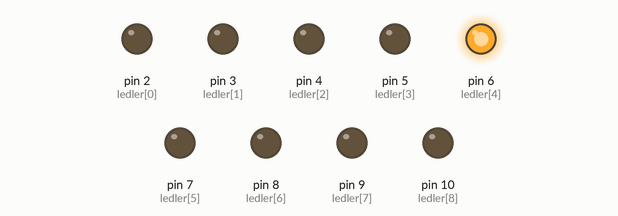
This sketch was run on a simulated Arduino Uno, built with avr-gcc and run on an emulated ATmega328P. Shown: output pins drawn as LEDs (lit = HIGH).

Above: at 0.5 s.
At 1.7 s:
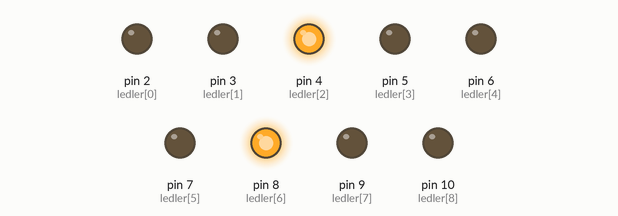
At 2.2 s:
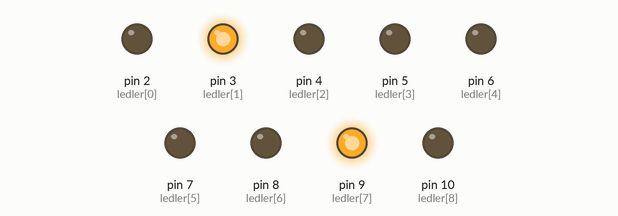
At 3.0 s:
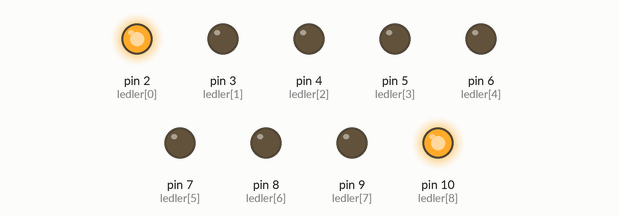
At 6.7 s:
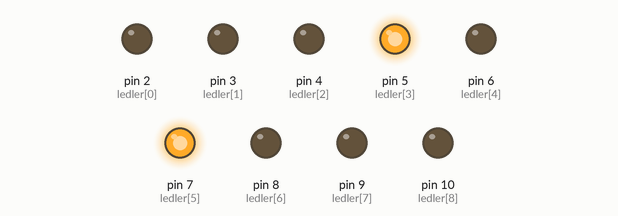
Timing chart, 0 to 7.2 s (numbered marks = the images above):
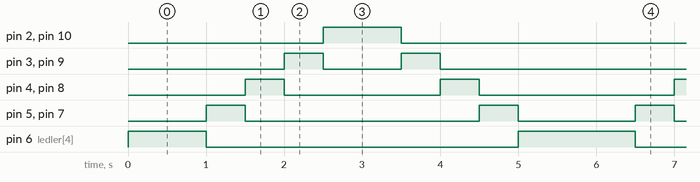

The sketch:

ORTADAN_YANLARA_LED_YAKMA.ino
```cpp
int ledler[] = {2,3,4,5,6,7,8,9,10};

void setup() {
  for(int i = 0 ; i<9; i++){
    pinMode(ledler[i] , OUTPUT);
  }
}

void loop() {
  int orta =4;
  digitalWrite(6,HIGH);
  delay(500);

  for(int i = 0 ; i<5 ; i++){
    digitalWrite(ledler[orta-i],HIGH);
    digitalWrite(ledler[orta+i],HIGH);
    delay(500);
    digitalWrite(ledler[orta-i],LOW);
    digitalWrite(ledler[orta+i],LOW);
  }

  for(int j =0 ; j<5 ; j++){
    digitalWrite(ledler[j],HIGH);
    digitalWrite(ledler[orta+(orta-j)],HIGH);
    delay(500);
    digitalWrite(ledler[j],LOW);
    digitalWrite(ledler[orta+(orta-j)],LOW);
  }
}
```

Measured:
- by itself, pin 2 (ledler[0]), pin 10 (ledler[8]): alternates HIGH for 1.0 s and LOW for 4.5 s
- by itself, pin 3 (ledler[1]), pin 9 (ledler[7]): repeats every 5.5 s: LOW 1.0 s, HIGH 0.50 s, LOW 3.5 s, HIGH 0.50 s
- by itself, pin 4 (ledler[2]), pin 8 (ledler[6]): repeats every 5.5 s: LOW 2.0 s, HIGH 0.50 s, LOW 2.5 s, HIGH 0.50 s
- by itself, pin 5 (ledler[3]), pin 7 (ledler[5]): repeats every 5.5 s: LOW 3.0 s, HIGH 0.50 s, LOW 1.5 s, HIGH 0.50 s
- by itself, pin 6 (ledler[4]): repeats every 5.5 s: LOW 4.0 s, HIGH 1.5 s
